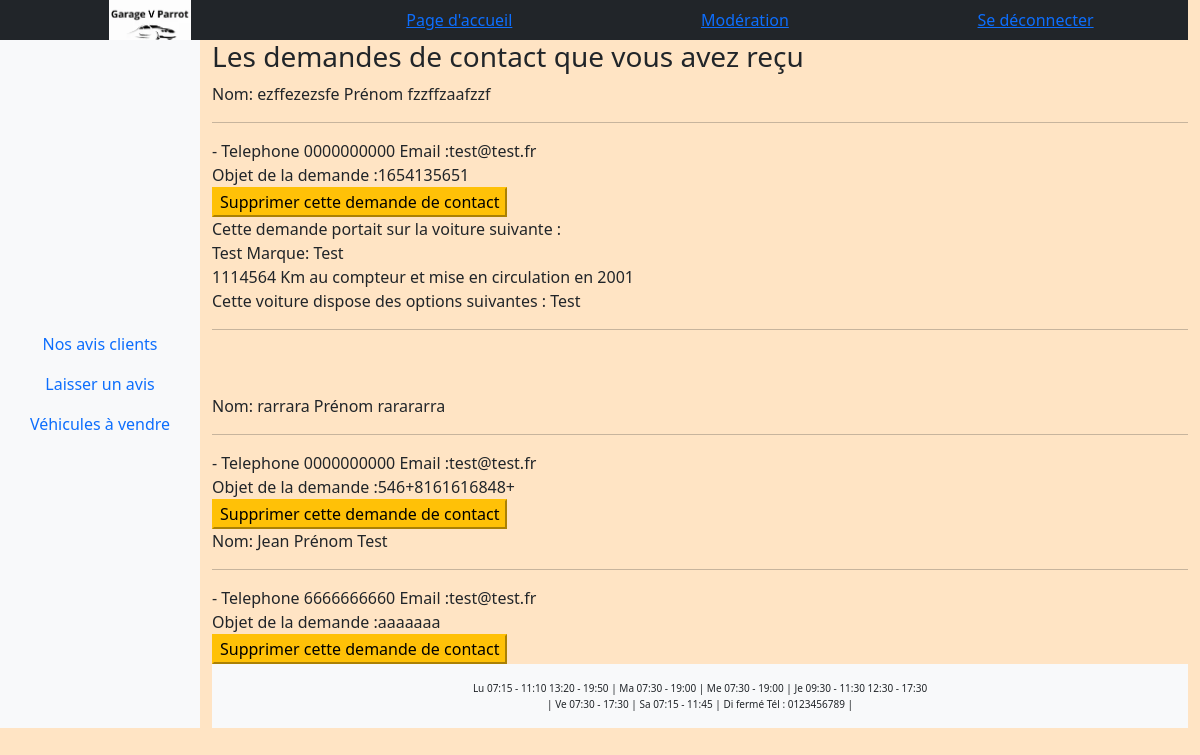
Screenshot of /getcontact.php (signed in) with the database file from the repository.
### tables this page shows
CREATE TABLE `contact` (
  `name` varchar(55) NOT NULL,
  `firstName` varchar(55) NOT NULL,
  `phoneNumber` char(10) NOT NULL,
  `carid` varchar(22) DEFAULT NULL,
  `email` varchar(255) NOT NULL,
  `contact` text NOT NULL,
  `id` int(11) NOT NULL AUTO_INCREMENT,
  PRIMARY KEY (`id`)
);

CREATE TABLE `cars` (
  `id` int(11) NOT NULL AUTO_INCREMENT,
  `carName` varchar(70) NOT NULL,
  `mileage` int(11) NOT NULL,
  `price` decimal(10,2) NOT NULL,
  `firstCirculation` int(5) DEFAULT NULL,
  `photoNames` text DEFAULT NULL,
  `options` text DEFAULT NULL,
  `brand` varchar(70) NOT NULL,
  PRIMARY KEY (`id`)
);

CREATE TABLE `businesshours` (
  `id` tinyint(1) NOT NULL AUTO_INCREMENT,
  `openingmorning` char(5) DEFAULT NULL,
  `closingmorning` char(5) DEFAULT NULL,
  `secondperiod` tinyint(1) DEFAULT NULL,
  `openingafternoon` char(5) DEFAULT NULL,
  `closingafternoon` char(5) DEFAULT NULL,
  `open` tinyint(1) NOT NULL,
  PRIMARY KEY (`id`)
);

### getcontact.php (called while the page is built)
<?php require_once __DIR__."/View/display_contact.php";

### Model/Entity/contactask.php (the view, shortened to what this page needs)
<?php
require_once __DIR__ . '/../config/config.php';
if (isset($_SESSION['user_role'])) {
    if ($_SESSION['user_role'] == 1 || $_SESSION['user_role'] == 2) {
        try {
            $query = "SELECT  * FROM  contact ORDER BY id DESC";
            $stmt = $pdo->prepare($query);
            $stmt->execute();
            while ($row = $stmt->fetch())
            {
                echo "Nom: " . $row["name"]. " Prénom " . $row["firstName"]. " <hr> - Telephone  " . $row["phoneNumber"]. " Email :". $row["email"]. "<br>" .
                "Objet de la demande :" .$row["contact"]. "<br>".
                '<form action="/garageVparrot/Model/Entity/delete_contact.php" method="post">
                <input id="contact_id" type="hidden" name="id" value='.$row["id"].'>
                <input class="btn-warning" type="submit" value="Supprimer cette demande de contact">
                </form>';
                if (isset($row["carid"])) {
                    $query2 = "select options, carName, brand, mileage, firstCirculation from cars where id =:id";
                    $stmt2 = $pdo->prepare($query2);
                    $stmt2->bindParam(":id", $row["carid"], PDO::PARAM_INT);
                    $stmt2->execute();
                    $row2 = $stmt2->fetch();
                    echo "<div> Cette demande portait sur la voiture suivante : <br>". $row2["carName"]. " Marque: ". $row2["brand"]."<br>".
                    $row2["mileage"]." Km au compteur et mise en circulation en " . $row2["firstCirculation"]."<br>"."Cette voiture dispose des options suivantes : ".$row2["options"]."<hr><br><br>";
                }
            }
        } catch (PDOException $e) {
            echo "une erreur technique est survenue";
        }
    }
} else {
    echo "vous n'avez pas accès à cette ressource " ;
}
?>

### Model/Entity/commonTimeView.php
<?php
    require_once __DIR__ . '/../config/config.php';
        echo"<div class=small-txt>";
        try {
            $gettable = "SELECT * from businesshours";
            $get = $pdo->prepare($gettable);
            $get->execute();
            function dayAssociationShort($int)
            {
                $days = [
                    1 => 'Lu',
                    2 => 'Ma',
                    3 => 'Me',
                    4 => 'Je',
                    5 => 'Ve',
                    6 => 'Sa',
                    7 => 'Di'
                ];
                return isset($days[$int]) ? $days[$int] : null;
            }
            while ($row = $get->fetch(PDO::FETCH_ASSOC)) {
                $day = dayAssociationShort($row["id"]);
                $break = $row["secondperiod"];
                $open = $row["open"];
                $openAM = $row["openingmorning"];
                $closeAM = $row["closingmorning"];
                $openPM = $row["openingafternoon"];
                $closePM = $row["closingafternoon"];
                $morningHours = $openAM . ' - ' . $closeAM;
                $afternoonHours = $openPM . ' - ' . $closePM;
                if ($open == 0) {
                    if ($break == 0) {
                        echo "$day $morningHours $afternoonHours";
                    } else {
                        echo "$day $morningHours";
                    }
                } else {
                    echo "$day fermé";
                }
                if ($day=="Je" ) {echo "<div class-col-md12>";} else {}
                if ($day=="Di") {
                    echo " Tél : 0123456789 ";
            }echo " | ";}
            echo "</div>";
            echo "</div>";
        } catch (PDOException $e) {
            echo "Error: ";
        }

### View/common/stylesheets/header.css (style rules this page uses)
.small-txt { font-size: x-small; line-height: 1rem; position: relative; left: 0; bottom: 0; width: 100%; background-color: #f8f9fa; text-align: center; }
body { display: flex; flex-direction: column; height: 90vh; margin: 0; }
html, body, .navbar { height: 100%; }
body { display: flex; flex-direction: column; background-color: bisque; }

### rows the page displays
contact: name "ezffezezsfe", firstName "fzzffzaafzzf", phoneNumber "0000000000", email "test@test.fr", contact "1654135651", carid.carName "Test", carid.brand "Test", carid.mileage "1114564", carid.firstCirculation "2001", carid.options "Test"
contact: name "rarrara", firstName "rarararra", phoneNumber "0000000000", email "test@test.fr", contact "546+8161616848+"
contact: name "Jean", firstName "Test", phoneNumber "6666666660", email "test@test.fr", contact "aaaaaaa"
businesshours: id "Lu", morningHours "07:15 - 11:10", afternoonHours "13:20 - 19:50"
businesshours: id "Ma", morningHours "07:30 - 19:00"
businesshours: id "Me", morningHours "07:30 - 19:00"
businesshours: id "Je", morningHours "09:30 - 11:30", afternoonHours "12:30 - 17:30"
businesshours: id "Ve", morningHours "07:30 - 17:30"
businesshours: id "Sa", morningHours "07:15 - 11:45"
businesshours: id "Di", shows "Tél : 0123456789"
